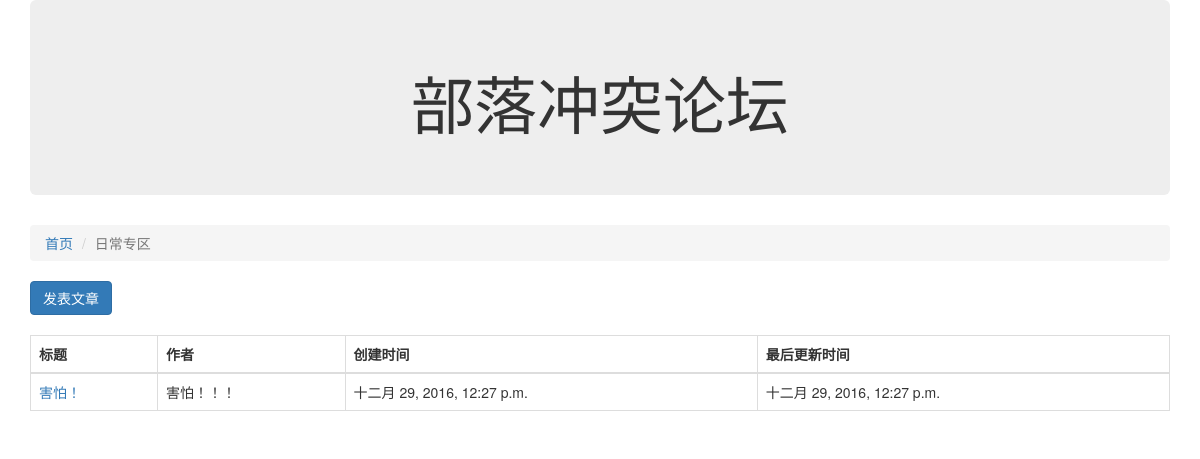
The app's page /article/list/1, older data.
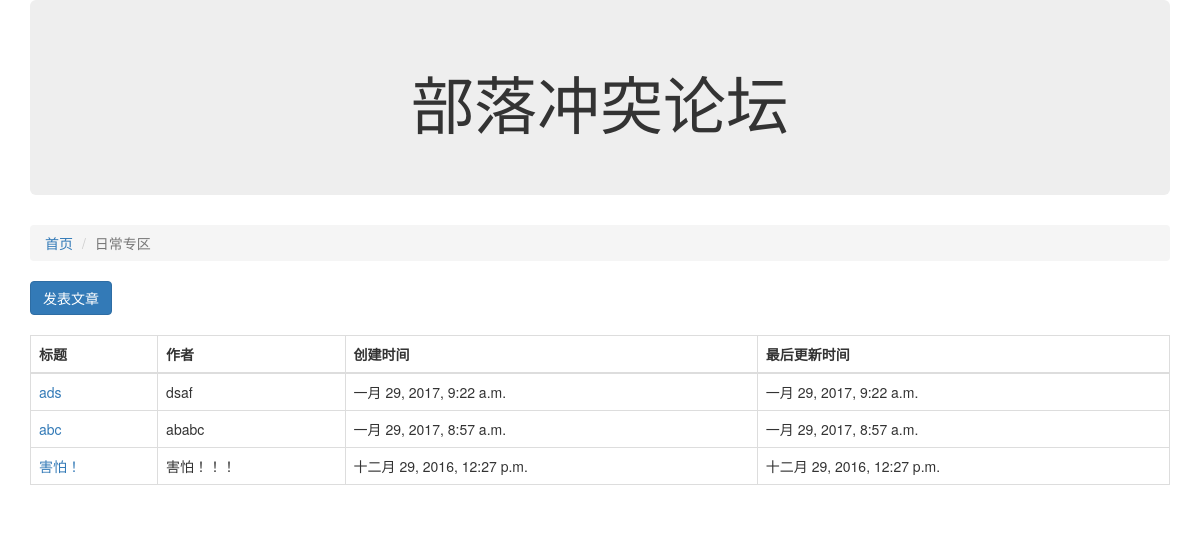
The same page, newer data.
### article/models.py (models this page shows, shortened)
class Article(models.Model):
    block = models.ForeignKey(Block, verbose_name = "所属版块")
    title = models.CharField("文章名称", max_length=100)
    content = models.CharField("文章内容", max_length=10000)
    status = models.IntegerField("状态", choices= ((0,"正常"), (-1,"删除")), default = 0)
    create_timestamp = models.DateTimeField("创建时间", auto_now_add=True)
    last_update_timestamp = models.DateTimeField("更新时间", auto_now=True)
    class Meta:
        verbose_name = "文章"
        verbose_name_plural = "这些文章"

### article/views.py (the view)
# urls.py: url(r'^list/(?P<block_id>\d+)', article_list),
def article_list(request, block_id):
    block_id = int(block_id)
    block = Block.objects.get(id=block_id)
    articles_objs = Article.objects.filter(block=block, status=0).order_by("-id")
    return render(request, "article_list.html", {"articles": articles_objs, "b": block})

### article/templates/article_list.html
{% extends "base.html" %}
    {% block content %}
    <div class="col-xs-12">
        <ol class="breadcrumb">
            <li><a href="/">首页</a> </li>
            <li class="active">{{b.name}}</li>
        </ol>
        <a href="/article/create/{{b.id}}" class="btn btn-primary">发表文章</a>
        <br/>
        <br/>
        <table class="table table-bordered">
            <thead>
                <tr>
                    <th>标题</th>
                    <th>作者</th>
                    <th>创建时间</th>
                    <th>最后更新时间</th>
                </tr>
            </thead>
            <tbody>
                {% for article in articles %}
                <tr>
                    <td><a href="/article/detail/{{article.id}}">{{article.title}}</a></td>
                    <td>{{article.content}}</td>
                    <td>{{article.create_timestamp }}</td>
                    <td>{{article.last_update_timestamp}}</td>
                </tr>
                {% endfor %}
            </tbody>
        </table>
    </div>
    {% endblock %}

Row changes from the older to the newer data that the page shows:
added Article: title "ads", content "dsaf", create_timestamp "一月 29, 2017, 9:22 a.m.", last_update_timestamp "一月 29, 2017, 9:22 a.m."
added Article: title "abc", content "ababc", create_timestamp "一月 29, 2017, 8:57 a.m.", last_update_timestamp "一月 29, 2017, 8:57 a.m."
